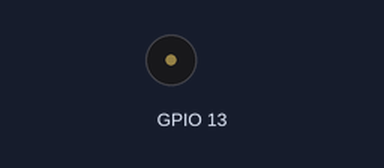
A program run on a simulated Raspberry Pi (BCM pin numbers). On the bench: buzzer (waves = sounding). What the program prints to the terminal is not drawn. At 23.9 s the program stops and its outputs stay as they are.

Above: at 0.1 s.
At 20.7 s:
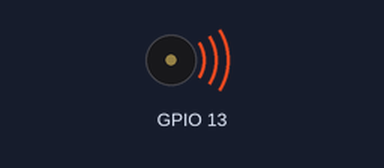
Timing chart, 0 to 25.4 s (numbered marks = the images above):
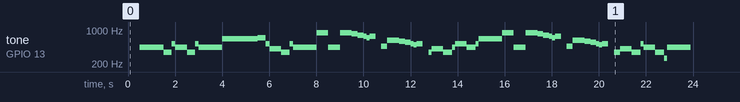

The program:

music.py
```python
import pigpio
import time
import math
from Tone import Tone

t = Tone(integer_frequencies = True)
print(t.tones)

def play_tone(pin, tone, duration):
    print(tone)
    pi.hardware_PWM(pin, t.tones[tone], 500000)
    time.sleep(duration/1000)
    pi.hardware_PWM(pin, 0, 500000)


pi = pigpio.pi()
#play_tone('A5', 0.2)
speakerPin = 13
c   = 'C4'
d   = 'D4'
e   = 'E4'
f   = 'F4'
g   = 'G4'
gS  = 'G#4'
a   = 'A4'
aS  = 'A#4'
b   = 'B4'
cH  = 'C5'
cSH = 'C#5'
dH  = 'D5'
dSH = 'D#5'
eH  = 'E5'
fH  = 'F5'
fSH = 'F#5'
gH  = 'G5'
gSH = 'G#5'
aH  = 'A5'

try:
    play_tone(speakerPin, a, 500)
    play_tone(speakerPin, a, 500)
    play_tone(speakerPin, a, 500)
    play_tone(speakerPin, f, 350)
    play_tone(speakerPin, cH, 150)

    play_tone(speakerPin, a, 500)
    play_tone(speakerPin, f, 350)
    play_tone(speakerPin, cH, 150)
    play_tone(speakerPin, a, 1000)
    #first bit

    play_tone(speakerPin, eH, 500)
    play_tone(speakerPin, eH, 500)
    play_tone(speakerPin, eH, 500)
    play_tone(speakerPin, fH, 350)
    play_tone(speakerPin, cH, 150)

    play_tone(speakerPin, gS, 500)
    play_tone(speakerPin, f, 350)
    play_tone(speakerPin, cH, 150)
    play_tone(speakerPin, a, 1000)
    #second bit...

    play_tone(speakerPin, aH, 500)
    play_tone(speakerPin, a, 350)
    play_tone(speakerPin, a, 150)
    play_tone(speakerPin, aH, 500)
    play_tone(speakerPin, gSH, 250)
    play_tone(speakerPin, gH, 250)

    play_tone(speakerPin, fSH, 125)
    play_tone(speakerPin, fH, 125)
    play_tone(speakerPin, fSH, 250)
    time.sleep(0.250)
    play_tone(speakerPin, aS, 250)
    play_tone(speakerPin, dSH, 500)
    play_tone(speakerPin, dH, 250)
    play_tone(speakerPin, cSH, 250)
    #start of the interesting bit

    play_tone(speakerPin, cH, 125)
    play_tone(speakerPin, b, 125)
    play_tone(speakerPin, cH, 250)
    time.sleep(0.250)
    play_tone(speakerPin, f, 125)
    play_tone(speakerPin, gS, 500)
    play_tone(speakerPin, f, 375)
    play_tone(speakerPin, a, 125)

    play_tone(speakerPin, cH, 500)
    play_tone(speakerPin, a, 375)
    play_tone(speakerPin, cH, 125)
    play_tone(speakerPin, eH, 1000)
    #more interesting stuff (this doesn't quite get it right somehow)

    play_tone(speakerPin, aH, 500)
    play_tone(speakerPin, a, 350)
    play_tone(speakerPin, a, 150)
    play_tone(speakerPin, aH, 500)
    play_tone(speakerPin, gSH, 250)
    play_tone(speakerPin, gH, 250)

    play_tone(speakerPin, fSH, 125)
    play_tone(speakerPin, fH, 125)
    play_tone(speakerPin, fSH, 250)
    time.sleep(0.250)
    play_tone(speakerPin, aS, 250)
    play_tone(speakerPin, dSH, 500)
    play_tone(speakerPin, dH, 250)
    play_tone(speakerPin, cSH, 250)
    #repeat... repeat

    play_tone(speakerPin, cH, 125)
    play_tone(speakerPin, b, 125)
    play_tone(speakerPin, cH, 250)
    time.sleep(0.250)
    play_tone(speakerPin, f, 250)
    play_tone(speakerPin, gS, 500)
    play_tone(speakerPin, f, 375)
    play_tone(speakerPin, cH, 125)

    play_tone(speakerPin, a, 500)
    play_tone(speakerPin, f, 375)
    play_tone(speakerPin, c, 125)
    play_tone(speakerPin, a, 1000)
finally:
    pi.hardware_PWM(speakerPin, 0, 500000)
```

Tone.py
```python
class Tone():

    tones = {}
    off_tone = {'off': 0}

    def __init__(self, octaves=8, integer_frequencies=False):
        import math
        tone_names = ['A', 'A#', 'B', 'C', 'C#', 'D', 'D#', 'E', 'F', 'F#', 'G', 'G#']
        num_tones = len(tone_names)
        if integer_frequencies == True:
            for i in range(-9,octaves*num_tones,1):
                self.tones[tone_names[i%num_tones]+str((i+9)//num_tones)] = round(math.pow(2,(i-48)/12)*440.0)
        else:
            for i in range(-9,octaves*num_tones,1):
                self.tones[tone_names[i%num_tones]+str((i+9)//num_tones)] = math.pow(2,(i-48)/12)*440.0
        self.tones['off'] = 0
```

Measured:
- by itself, tone on GPIO 13: plays 440 Hz for 1.0 s, 349 Hz for 0.35 s, 523 Hz for 0.15 s, 440 Hz for 0.50 s, 349 Hz for 0.35 s, 523 Hz for 0.15 s … (60 notes in this stretch)
